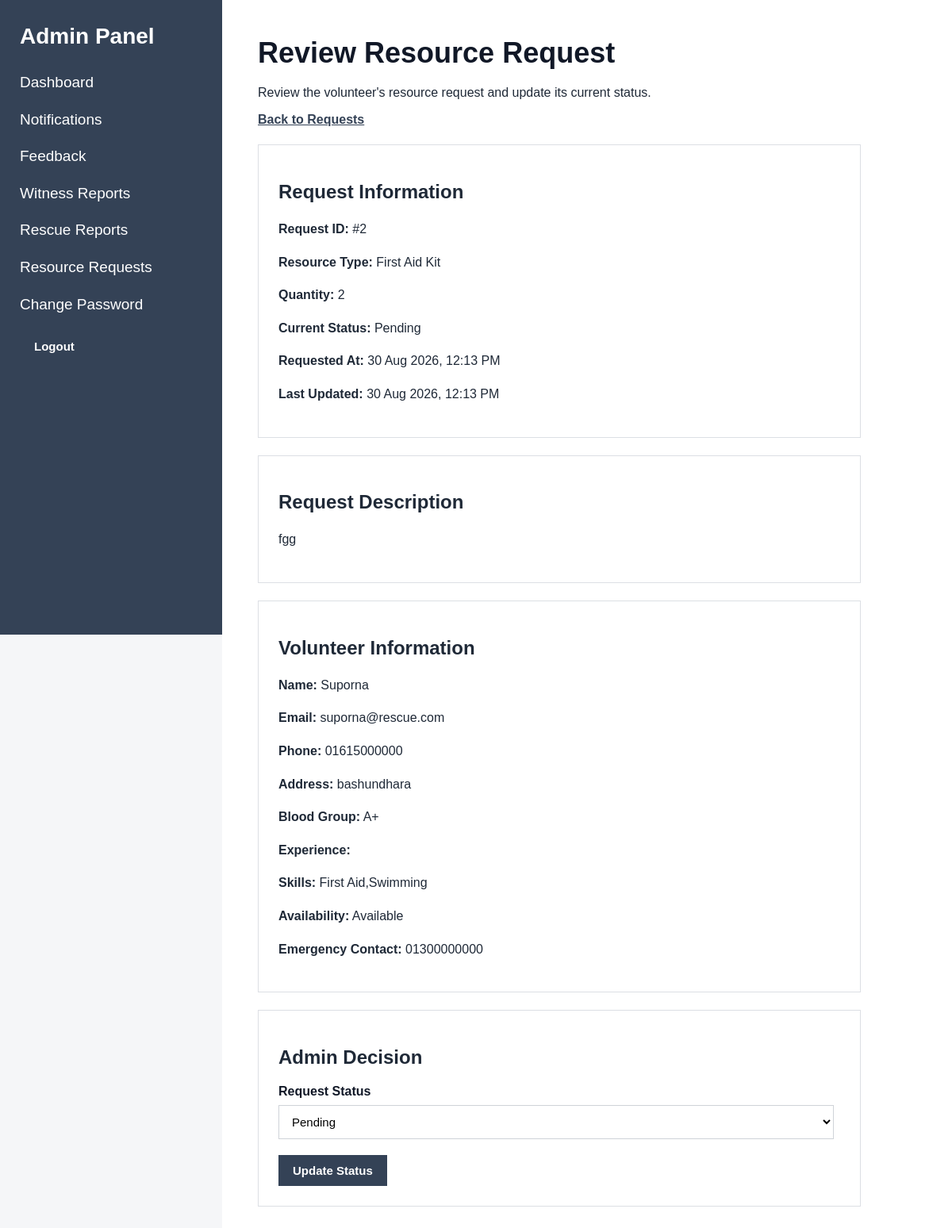
/index.php?page=admin-resource-request-view&id=2 (signed in), run on the app's committed database.
### tables this page shows
CREATE TABLE `resource_requests` (
  `id` int(11) NOT NULL,
  `volunteer_id` int(11) NOT NULL,
  `resource_type` varchar(100) NOT NULL,
  `quantity` int(11) NOT NULL,
  `description` text DEFAULT NULL,
  `status` enum('pending','approved','rejected','completed') DEFAULT 'pending',
  `created_at` timestamp NOT NULL DEFAULT current_timestamp(),
  `updated_at` timestamp NOT NULL DEFAULT current_timestamp() ON UPDATE current_timestamp()
);

CREATE TABLE `users` (
  `id` int(11) NOT NULL,
  `name` varchar(100) NOT NULL,
  `username` varchar(50) NOT NULL,
  `email` varchar(150) NOT NULL,
  `phone` varchar(20) DEFAULT NULL,
  `password` varchar(255) NOT NULL,
  `role` enum('admin','volunteer','witness','help_seeker') NOT NULL,
  `created_at` timestamp NOT NULL DEFAULT current_timestamp(),
  `updated_at` timestamp NOT NULL DEFAULT current_timestamp() ON UPDATE current_timestamp()
);

CREATE TABLE `volunteer_profiles` (
  `id` int(11) NOT NULL,
  `user_id` int(11) NOT NULL,
  `address` varchar(255) DEFAULT NULL,
  `blood_group` varchar(10) DEFAULT NULL,
  `experience` varchar(255) DEFAULT NULL,
  `skills` text DEFAULT NULL,
  `emergency_contact` varchar(100) DEFAULT NULL,
  `availability_status` enum('available','unavailable','currently_rescuing') NOT NULL DEFAULT 'available',
  `created_at` timestamp NOT NULL DEFAULT current_timestamp(),
  `updated_at` timestamp NOT NULL DEFAULT current_timestamp() ON UPDATE current_timestamp()
);

### controllers/ResourceRequestController.php (called while the page is built, shortened)
<?php
require_once "models/ResourceRequestModel.php";
function showAdminResourceRequest(
    $conn,
    $request_id
) {
    $request_id = (int)$request_id;
    $request = getResourceRequestForAdminById(
        $conn,
        $request_id
    );
    require_once "views/admin/resource_requests/view.php";
}

### models/ResourceRequestModel.php (called while the page is built, shortened)
<?php
function getResourceRequestForAdminById(
    $conn,
    $request_id
) {
    $sql = "
        SELECT
            rr.*,
            u.name AS volunteer_name,
            u.email AS volunteer_email,
            u.phone AS volunteer_phone,
            vp.address AS volunteer_address,
            vp.blood_group,
            vp.experience,
            vp.skills,
            vp.emergency_contact,
            vp.availability_status
        FROM resource_requests AS rr
        INNER JOIN users AS u
            ON rr.volunteer_id = u.id
        LEFT JOIN volunteer_profiles AS vp
            ON rr.volunteer_id = vp.user_id
        WHERE rr.id = ?
        AND u.role = 'volunteer'
        LIMIT 1
    ";
    $stmt = mysqli_prepare(
        $conn,
        $sql
    );
    mysqli_stmt_bind_param(
        $stmt,
        "i",
        $request_id
    );
    mysqli_stmt_execute($stmt);
    $result =
        mysqli_stmt_get_result($stmt);
    $request =
        mysqli_fetch_assoc($result);
    return $request ?: null;
}

### views/admin/resource_requests/view.php (the view, shortened to what this page needs)
<?php
require_once "views/partials/header.php";
require_once "views/partials/sidebar.php";
?>
<div class="content">
    <div class="page-header">
        <div>
            <h1>Review Resource Request</h1>
            <p>
                Review the volunteer's resource request
                and update its current status.
            </p>
        </div>
        <div>
            <a
                href="index.php?page=admin-resource-requests"
                class="btn"
            >
                Back to Requests
            </a>
        </div>
    </div>
    <div class="card">
        <h2>Request Information</h2>
        <p>
            <strong>Request ID:</strong>
            #<?= (int)$request['id']; ?>
        </p>
        <p>
            <strong>Resource Type:</strong>
            <?= htmlspecialchars(
                ucfirst(
                    str_replace(
                        '_',
                        ' ',
                        $request['resource_type']
                        ?? 'N/A'
                    )
                )
            ); ?>
        </p>
        <p>
            <strong>Quantity:</strong>
            <?= (int)(
                $request['quantity']
                ?? 0
            ); ?>
        </p>
        <p>
            <strong>Current Status:</strong>
            <span class="status-badge">
                <?= htmlspecialchars(
                    ucfirst(
                        $request['status']
                        ?? 'pending'
                    )
                ); ?>
            </span>
        </p>
        <p>
            <strong>Requested At:</strong>
            <?php
            $createdAt =
                $request['created_at']
                ?? '';
            echo $createdAt
                ? htmlspecialchars(
                    date(
                        'd M Y, h:i A',
                        strtotime($createdAt)
                    )
                )
                : 'N/A';
            ?>
        </p>
        <p>
            <strong>Last Updated:</strong>
            <?php
            $updatedAt =
                $request['updated_at']
                ?? '';
            echo $updatedAt
                ? htmlspecialchars(
                    date(
                        'd M Y, h:i A',
                        strtotime($updatedAt)
                    )
                )
                : 'N/A';
            ?>
        </p>
    </div>
    <div class="card">
        <h2>Request Description</h2>
        <p>
            <?= nl2br(
                htmlspecialchars(
                    $request['description']
                    ?? 'No description provided.'
                )
            ); ?>
        </p>
    </div>
    <div class="card">
        <h2>Volunteer Information</h2>
        <p>
            <strong>Name:</strong>
            <?= htmlspecialchars(
                $request['volunteer_name']
                ?? 'N/A'
            ); ?>
        </p>
        <p>
            <strong>Email:</strong>
            <?= htmlspecialchars(
                $request['volunteer_email']
                ?? 'N/A'
            ); ?>
        </p>
        <p>
            <strong>Phone:</strong>
            <?= htmlspecialchars(
                $request['volunteer_phone']
                ?? 'N/A'
            ); ?>
        </p>
        <p>
            <strong>Address:</strong>
            <?= htmlspecialchars(
                $request['volunteer_address']
                ?? 'N/A'
            ); ?>
        </p>
        <p>
            <strong>Blood Group:</strong>
            <?= htmlspecialchars(
                $request['blood_group']
                ?? 'N/A'
            ); ?>
        </p>
        <p>
            <strong>Experience:</strong>
        </p>
        <p>
            <strong>Skills:</strong>
            <?= htmlspecialchars(
                $request['skills']
                ?? 'N/A'
            ); ?>
        </p>
        <p>
            <strong>Availability:</strong>
            <?= htmlspecialchars(
                ucfirst(
                    str_replace(
                        '_',
                        ' ',
                        $request['availability_status']
                        ?? 'N/A'
                    )
                )
            ); ?>
        </p>
        <p>
            <strong>Emergency Contact:</strong>
            <?= htmlspecialchars(
                $request['emergency_contact']
                ?? 'N/A'
            ); ?>
        </p>
    </div>
    <div class="card">
        <h2>Admin Decision</h2>
        <?php
        $currentStatus =
            $request['status']
            ?? 'pending';
        ?>
        <form
            method="POST"
            action="index.php?page=admin-resource-request-view&id=<?= (int)$request['id']; ?>"
        >
            <div class="form-group">
                <label for="status">
                    Request Status
                </label>
                <select
                    name="status"
                    id="status"
                    required
                >
                    <option
                        value="pending"
                        <?= $currentStatus === 'pending'
                            ? 'selected'
                            : ''; ?>
                    >
                        Pending
                    </option>
                </select>
            </div>
            <button
                type="submit"
                class="btn btn-primary"
            >
                Update Status
            </button>
        </form>
    </div>
</div>
<?php
require_once "views/partials/footer.php";
?>

### assets/css/style.css (style rules this page uses)
* { box-sizing: border-box; }
body { margin: 0; font-family: Arial, Helvetica, sans-serif; background: #f5f6f8; color: #1f2937; }
.content { margin-left: 280px; padding: 45px; min-height: 100vh; background: white; }
.content h1 { margin-top: 0; margin-bottom: 20px; font-size: 36px; line-height: 1.2; color: #111827; }
.card { max-width: 760px; background: white; border: 1px solid #dcdfe4; padding: 25px; margin-top: 22px; margin-bottom: 22px; }
.card p { font-size: 16px; line-height: 1.6; }
.content a { color: #344256; font-weight: 600; text-decoration: underline; }
.content>form, .card form { max-width: 700px; }
.content>form div, .card form div { margin-bottom: 20px; }
label { display: block; margin-bottom: 8px; font-size: 16px; font-weight: bold; color: #111827; }
input, textarea, select { width: 100%; padding: 11px 12px; border: 1px solid #cfd3d8; background: white; font-family: Arial, Helvetica, sans-serif; font-size: 15px; outline: none; }
button { background: #344256; color: white; border: none; padding: 11px 18px; font-family: Arial, Helvetica, sans-serif; font-size: 15px; font-weight: 600; cursor: pointer; }

### data on the page
resource_requests: id "2", resource_type "First Aid Kit", quantity "2", status "Pending", created_at "30 Aug 2026, 12:13 PM", updated_at "30 Aug 2026, 12:13 PM", description "fgg", users.name "Suporna", users.email "suporna@rescue.com", users.phone "01615000000", volunteer_profiles.address "bashundhara", volunteer_profiles.blood_group "A+", volunteer_profiles.skills "First Aid,Swimming", volunteer_profiles.availability_status "Available", volunteer_profiles.emergency_contact "01300000000"
